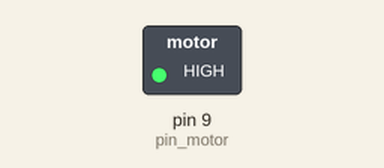
Recording of a sketch running on a simulated Arduino Uno, built with avr-gcc and run on an emulated ATmega328P. Parts: switched loads named in the sketch (green lamp = pin HIGH).

Above: at 0.1 s.
Timing chart, 0 to 1.6 s (numbered marks = the images above):
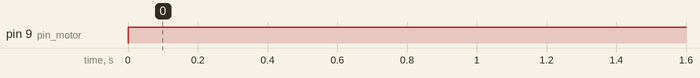

The sketch:

motor.ino
```cpp
const int pin_motor = 9;

void setup(void)
{
    pinMode(pin_motor, OUTPUT);
}

void loop(void)
{
    digitalWrite(pin_motor, HIGH);
}
```

Measured:
- by itself, pin 9 (pin_motor): LOW → HIGH at 0.00 s
